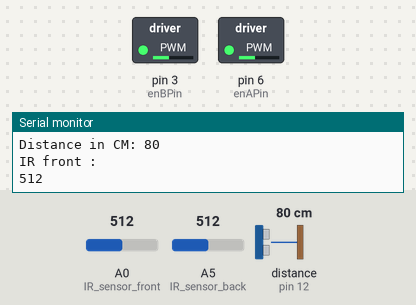
A sketch run on a simulated Arduino Uno, built with avr-gcc and run on an emulated ATmega328P. Parts: switched loads named in the sketch (green lamp = pin HIGH), the last lines printed to the serial monitor. Inputs (shaded band) come from the test bench; at power-on: distance to the obstacle (sensor on pin 12) 80 cm, A0 (IR_sensor_front) = 512, A5 (IR_sensor_back) = 512. The echo pulse lasts 58.3 µs per cm.

Above: at 6.2 s.
6.3 s: distance to the obstacle (sensor on pin 12) set to 63 cm
7.8 s: distance to the obstacle (sensor on pin 12) set to 55 cm
At 8.2 s:
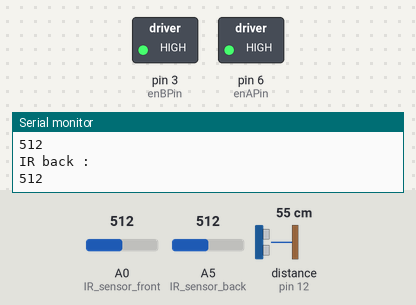
9.3 s: distance to the obstacle (sensor on pin 12) set to 120 cm
At 9.8 s:
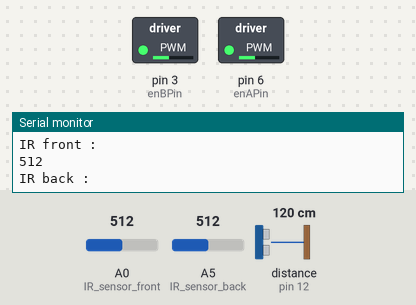
10.8 s: A0 (IR_sensor_front) set to 110
13.8 s: A0 (IR_sensor_front) set to 91
16.8 s: A0 (IR_sensor_front) set to 54
18.3 s: A0 (IR_sensor_front) set to 45
At 18.7 s:
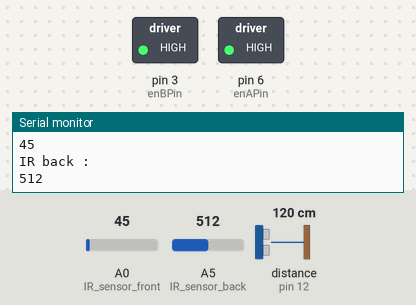
Timing chart, 0 to 21.3 s (numbered marks = the images above; inputs shaded):
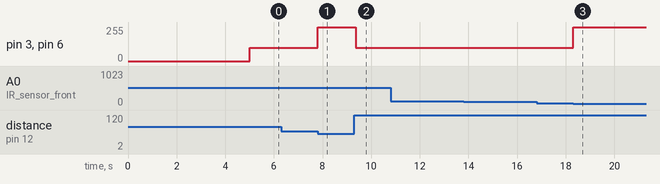

Measured:
- the behaviour switches between 61 and 60 cm on distance to the obstacle (sensor on pin 12) (found by bisection; images 0 and 1)
- the behaviour switches between 50 and 49 on A0 (IR_sensor_front) (found by bisection; images 2 and 3)
- after the input at 7.8 s, pin 3 (enBPin), pin 6 (enAPin): 100/255 → 255/255 at once
- after the input at 9.3 s, pin 3 (enBPin), pin 6 (enAPin): 255/255 → 100/255 after 0.06 s
- after the input at 18.3 s, pin 3 (enBPin), pin 6 (enAPin): 100/255 → 255/255 at once

The sketch:

SUMOCODE_FINAL.ino
```cpp
#include <Ultrasonic.h> //Librería que facilita el uso de sensores ultrasonicos, con ella no es necesario definir los trig and
//echo pin, sino que se usa la notacion Ultrasonic ultrasonic()

//LINK LIBRERIA: https://github.com/ErickSimoes/Ultrasonic/tree/master

//DEFINICION DE PINES--------------------------------------------------------------------------------------
Ultrasonic ultrasonic(13,12);

//Pines asociados a motores
const int IN1=7;
const int IN2=5;
const int IN3=4;
const int IN4=2;
const int enAPin = 6; // Pin para control PWM del motor DC IZQUIERDO
const int enBPin = 3; // Pin para control PWM del motor DC DERECHO

//Pines analógicos asociados a Sensores IR
#define IR_sensor_front A0 // Sensor IR delantero
#define IR_sensor_back A5 // Sensor IR trasero
int distance ;
//----------------------------------------------------------------------------------------------------------


void setup()
{
Serial.begin(9600);
delay (5000); // Esperamos 5 segundos antes de partir
}


void loop()
{
 int IR_front = analogRead(IR_sensor_front); //Leemos sensor delantero
 int IR_back = analogRead(IR_sensor_back);   //Leemos sensor trasero
 distance = ultrasonic.read();  //Leemos distancia ultrasonico


     if(IR_front < 50) {
        BACKWARD(255);

     } else if (IR_back < 50) {
        FORWARD(255);

     } else if (distance <= 60) {
        FORWARD(255);

     } else {
       search();

     }

//Debugging
  Serial.print("Distance in CM: ");
  Serial.println(distance);
  Serial.println("IR front :");
  Serial.println(IR_front);
  Serial.println("IR back :");
  Serial.println(IR_back);


}


//FUNCIONES PARA CONTROL DE MOTORES//------
void FORWARD (int Speed){
  //FUNCION AVANZAR
  analogWrite(enAPin, Speed);  // Set motor A speed
  analogWrite(enBPin, Speed);  // Set motor B speed
  digitalWrite(IN1,HIGH);
  digitalWrite(IN2,LOW);
  digitalWrite(IN3,HIGH);
  digitalWrite(IN4,LOW);
}//--------------------------------------------
void BACKWARD (int Speed){
  //FUNCION DE RETROCESO
  analogWrite(enAPin, Speed);  // Set motor A speed
  analogWrite(enBPin, Speed);  // Set motor B speed
  digitalWrite(IN1,LOW);
  digitalWrite(IN2,HIGH);
  digitalWrite(IN3,LOW);
  digitalWrite(IN4,HIGH);
}//--------------------------------------------
void ROTATE (int Speed)
{
  //FUNCION DE ROTACION
  analogWrite(enAPin, Speed);  // Set motor A speed
  analogWrite(enBPin, Speed);  // Set motor B speed
  digitalWrite(IN1,HIGH);
  digitalWrite(IN2,LOW);
  digitalWrite(IN3,LOW);
  digitalWrite(IN4,HIGH);
}//--------------------------------------------
void Stop(){
  //FUNCION DE PARADA DE MOTORES
  analogWrite(enAPin, 0);  // Set motor A speed
  analogWrite(enBPin, 0);  // Set motor B speed
  digitalWrite(IN1,LOW);
  digitalWrite(IN2,LOW);
  digitalWrite(IN3,LOW);
  digitalWrite(IN4,LOW);
}
//FUNCION DE BUSQUEDA, ROTAR(100)
void search(){
  ROTATE(100);


}
```
